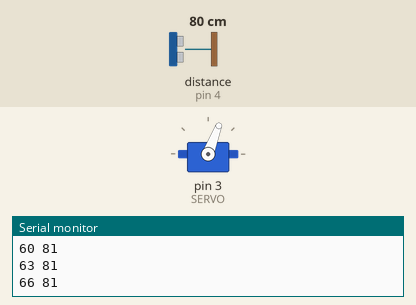
Recording of a sketch running on a simulated Arduino Uno, built with avr-gcc and run on an emulated ATmega328P. Shown: servo, the last lines printed to the serial monitor. The test bench sets the inputs (shaded band); at power-on: distance to the obstacle (sensor on pin 4) 80 cm. The echo pulse lasts 58.3 µs per cm.

Above: at 1.28 s.
1.3 s: distance to the obstacle (sensor on pin 4) set to 18 cm
At 1.49 s:
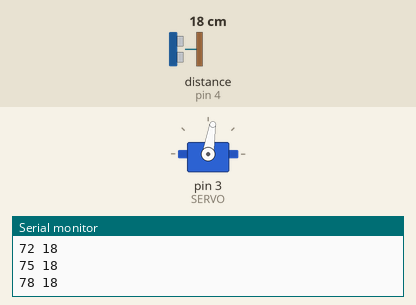
4.3 s: distance to the obstacle (sensor on pin 4) set to 120 cm
At 4.48 s:
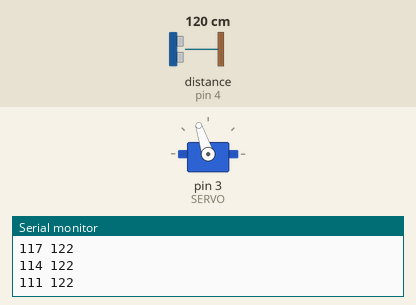
7.3 s: distance to the obstacle (sensor on pin 4) set to 250 cm
At 7.39 s:
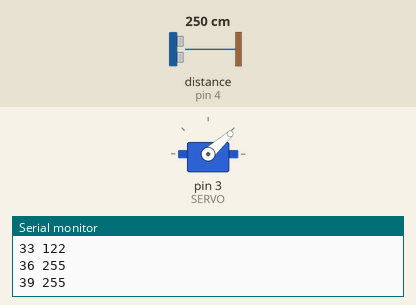
Timing chart, 0 to 16.3 s (numbered marks = the images above; inputs shaded):
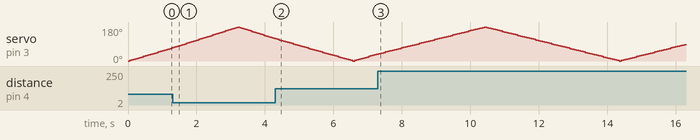

The sketch:

sonar_servo.ino
```cpp
#include <Servo.h>
#include <NewPing.h>
//Global Variables Declaration

#define TRIG 2
#define ECHO 4
#define SERVO 3
#define BAUD 9600

NewPing sonar(TRIG,ECHO);
unsigned int dist;
unsigned int pos;
Servo myservo;

void setup() {
  myservo.attach(SERVO);
  Serial.begin(BAUD);
}

void Sweep(){
for(pos = 0; pos < 180; pos += 3)  // goes from 0 degrees to 180 degrees
  {                                  // in steps of 5 degree
    myservo.write(pos);              // tell servo to go to position in variable 'pos'
    delay(50);                       // waits 15ms for the servo to reach the position
    dist = sonar.ping_cm();
    Serial.print(pos);
    Serial.print(" ");
    Serial.println(dist);
  }
for(pos = 180; pos >= 1; pos -= 3)  // goes from 0 degrees to 180 degrees
  {                                  // in steps of 5 degree
    myservo.write(pos);              // tell servo to go to position in variable 'pos'
    delay(50);                       // waits 15ms for the servo to reach the position
    dist = sonar.ping_cm();
    Serial.print(pos);
    Serial.print(" ");
    Serial.println(dist);
  }
}
void loop() {
  Sweep();
}
```
